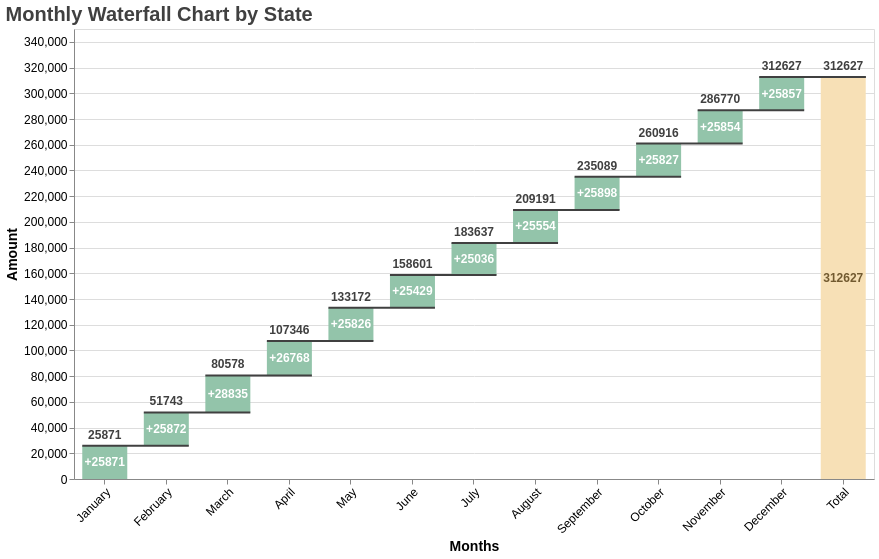

Express this chart as Vega-Lite.
### Vega-Lite specification from a JSON file in a GitHub repository (floating-point values rounded to 4 significant figures)
{"$schema": "https://vega.github.io/schema/vega-lite/v5.json", "width": 800, "height": 450, "title": {"text": "Monthly Waterfall Chart by State", "fontSize": 20, "fontWeight": "bold", "anchor": "start", "color": "#404040"}, "params": [{"name": "state", "value": "Australia", "bind": {"input": "select", "options": ["Australia", "NSW", "Vic", "Qld", "WA", "SA", "Tas", "ACT", "NT"], "labels": ["Australia", "NSW", "Victoria", "Queensland", "Western Australia", "South Australia", "Tasmania", "Australian Capital Territory", "Northern Territory"]}}], "data": {"values": [{"label": "January", "NSW": 8106, "Vic": 6622, "Qld": 5130, "WA": 2851, "SA": 1771, "Tas": 496, "ACT": 551, "NT": 344, "Australia": 25871}, {"label": "February", "NSW": 7984, "Vic": 6904, "Qld": 5177, "WA": 2860, "SA": 1636, "Tas": 466, "ACT": 507, "NT": 338, "Australia": 25872}, {"label": "March", "NSW": 9092, "Vic": 7482, "Qld": 5829, "WA": 3140, "SA": 1827, "Tas": 543, "ACT": 584, "NT": 338, "Australia": 28835}, {"label": "April", "NSW": 8465, "Vic": 6820, "Qld": 5478, "WA": 2958, "SA": 1701, "Tas": 474, "ACT": 518, "NT": 354, "Australia": 26768}, {"label": "May", "NSW": 8541, "Vic": 7084, "Qld": 5418, "WA": 2941, "SA": 1746, "Tas": 513, "ACT": 558, "NT": 351, "Australia": 25826}, {"label": "June", "NSW": 8443, "Vic": 6648, "Qld": 5407, "WA": 2912, "SA": 1656, "Tas": 527, "ACT": 546, "NT": 305, "Australia": 25429}, {"label": "July", "NSW": 8397, "Vic": 6872, "Qld": 5514, "WA": 2813, "SA": 1611, "Tas": 504, "ACT": 530, "NT": 305, "Australia": 25036}, {"label": "August", "NSW": 8227, "Vic": 6649, "Qld": 5328, "WA": 2767, "SA": 1651, "Tas": 501, "ACT": 539, "NT": 303, "Australia": 25554}, {"label": "September", "NSW": 8104, "Vic": 6701, "Qld": 5227, "WA": 2916, "SA": 1636, "Tas": 508, "ACT": 541, "NT": 281, "Australia": 25898}, {"label": "October", "NSW": 8349, "Vic": 6924, "Qld": 5120, "WA": 2917, "SA": 1701, "Tas": 502, "ACT": 509, "NT": 325, "Australia": 25827}, {"label": "November", "NSW": 7850, "Vic": 6374, "Qld": 4817, "WA": 2775, "SA": 1587, "Tas": 539, "ACT": 519, "NT": 283, "Australia": 25854}, {"label": "December", "NSW": 7751, "Vic": 6709, "Qld": 4938, "WA": 2826, "SA": 1658, "Tas": 508, "ACT": 558, "NT": 299, "Australia": 25857}, {"label": "Total", "NSW": 0, "Vic": 0, "Qld": 0, "WA": 0, "SA": 0, "Tas": 0, "ACT": 0, "NT": 0, "Australia": 0}]}, "transform": [{"calculate": "datum[state]", "as": "amount"}, {"window": [{"op": "sum", "field": "amount", "as": "cumulative_sum"}]}, {"window": [{"op": "max", "field": "cumulative_sum", "as": "total_sum"}]}, {"calculate": "datum.label === 'Total' ? 0 : datum.cumulative_sum - datum.amount", "as": "previous_sum"}, {"calculate": "datum.label === 'Total' ? datum.total_sum : datum.cumulative_sum", "as": "sum"}, {"calculate": "datum.label === 'Total' ? datum.total_sum : datum.amount", "as": "amount"}, {"calculate": "datum.label !== 'Total' && datum.amount > 0 ? '+' + datum.amount : datum.amount", "as": "text_amount"}, {"calculate": "(datum.sum + datum.previous_sum) / 2", "as": "center"}, {"calculate": "state == 'NSW' ? '#E69F00' : state == 'Vic' ? '#56B4E9' : state == 'Qld' ? '#009E73' : state == 'WA' ? '#F0E442' : state == 'SA' ? '#0072B2' : state == 'Tas' ? '#D55E00' : state == 'ACT' ? '#CC79A7' : state == 'NT' ? '#999999' : '#93c4aa'", "as": "state_color"}, {"window": [{"op": "lead", "field": "label", "as": "lead"}]}, {"calculate": "datum.lead === null ? datum.label : datum.lead", "as": "lead"}], "encoding": {"x": {"field": "label", "type": "ordinal", "axis": {"labelAngle": -45, "title": "Months", "labelFontSize": 12, "titleFontSize": 14}, "sort": ["January", "February", "March", "April", "May", "June", "July", "August", "September", "October", "November", "December", "Total"]}}, "layer": [{"mark": {"type": "bar", "size": 45}, "encoding": {"y": {"field": "previous_sum", "type": "quantitative", "title": "Amount", "axis": {"labelFontSize": 12, "titleFontSize": 14}}, "y2": {"field": "sum"}, "color": {"condition": [{"test": "datum.label === 'Total'", "value": "#f7e0b6"}], "value": {"expr": "datum.state_color"}}}}, {"mark": {"type": "rule", "color": "#404040", "opacity": 1, "strokeWidth": 2, "xOffset": -22.5, "x2Offset": 22.5}, "encoding": {"x": {"field": "label"}, "x2": {"field": "lead"}, "y": {"field": "sum", "type": "quantitative"}}}, {"mark": {"type": "text", "dy": {"expr": "datum.amount >= 0 ? -4 : 14"}, "baseline": {"expr": "datum.amount >= 0 ? 'bottom' : 'top'"}, "fontWeight": "bold", "color": "#404040", "fontSize": 12}, "encoding": {"x": {"field": "label"}, "y": {"field": "sum", "type": "quantitative"}, "text": {"field": "sum", "type": "quantitative"}}}, {"mark": {"type": "text", "fontWeight": "bold", "baseline": "middle", "fontSize": 12}, "encoding": {"x": {"field": "label"}, "y": {"field": "center", "type": "quantitative"}, "text": {"field": "text_amount", "type": "nominal"}, "color": {"condition": [{"test": "datum.label === 'Total'", "value": "#725a30"}], "value": "white"}}}], "config": {"axis": {"labelFontSize": 12, "titleFontSize": 14}, "title": {"fontSize": 20, "fontWeight": "bold", "anchor": "start", "color": "#404040"}, "text": {"fontWeight": "bold", "color": "#404040"}}}
